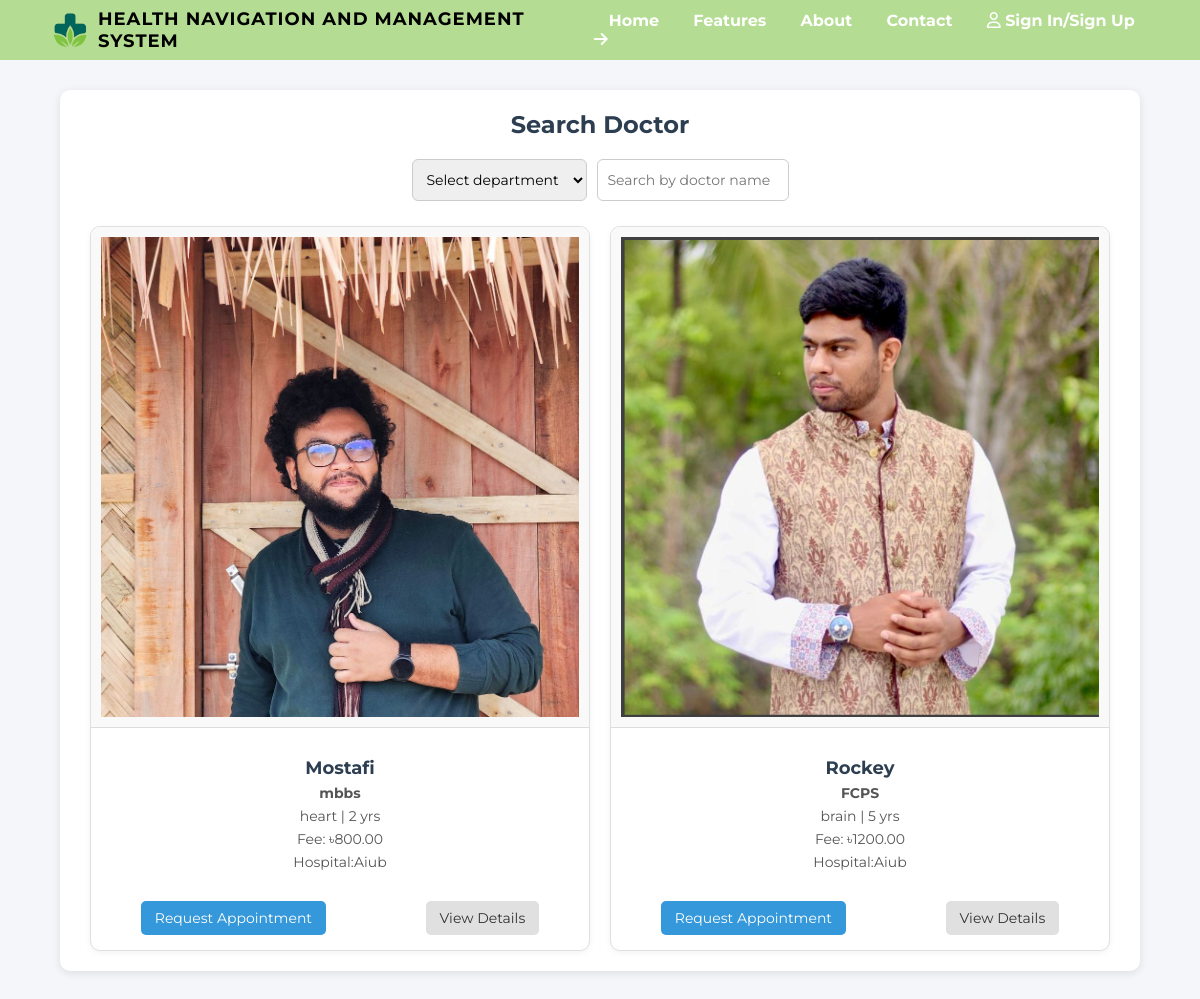
Screenshot of /view/landingPageDoctor.php with the database file from the repository.
### tables this page shows
CREATE TABLE `doctors` (
  `doctor_id` int(11) NOT NULL,
  `hospital_username` varchar(255) DEFAULT NULL,
  `doctor_name` varchar(100) NOT NULL,
  `email` varchar(255) NOT NULL,
  `contact` varchar(255) NOT NULL,
  `specialization` varchar(100) DEFAULT NULL,
  `qualification` varchar(150) DEFAULT NULL,
  `experience_years` int(11) DEFAULT NULL,
  `consultation_fee` decimal(10,2) DEFAULT NULL,
  `start_time` time DEFAULT NULL,
  `end_time` time DEFAULT NULL,
  `schedule_days` varchar(255) NOT NULL,
  `profile_image` varchar(255) NOT NULL,
  `medical_license` varchar(255) NOT NULL,
  `degree_certificate` varchar(255) NOT NULL,
  `username` varchar(255) NOT NULL,
  `password_hash` varchar(255) NOT NULL
);

### controller/DoctorController.php (called while the page is built, shortened)
<?php
include_once "../model/DoctorModel.php";
class DoctorController {
    private $model;
    public function __construct($conn) {
        $this->model = new DoctorModel($conn);
    }
    public function getDoctors() {
        return $this->model->getAllDoctors();
    }
}
?>

### model/DoctorModel.php (called while the page is built, shortened)
<?php
class DoctorModel {
    private $conn;
    public function __construct($conn) {
        $this->conn = $conn;
    }
    public function getAllDoctors() {
        $sql = "SELECT doctor_id, hospital_username, doctor_name, email, contact, specialization,
                       qualification, experience_years, consultation_fee, profile_image
                FROM doctors";
        $result = $this->conn->query($sql);
        return $result->fetch_all(MYSQLI_ASSOC);
    }
}
?>

### view/find_Doctor.php (the view, shortened to what this page needs)
<?php
include "../config/db_connection.php";
include "../controller/DoctorController.php";
$doctorController = new DoctorController($conn);
$doctors = $doctorController->getDoctors();
?>
<!DOCTYPE html>
<html lang="en">
<head>
    <link rel="stylesheet" href="../assets/css/doctor.css">
</head>
<body>
<div id="doctors" class="section">
    <h3>Search Doctor</h3>
    <div class="doctor-search">
        <select id="doctorDepartment">
            <option value="">Select department</option>
        </select>
        <input type="text" id="searchDoctor" placeholder="Search by doctor name" onkeyup="searchDoctorAjax()">
    </div>
    <div class="doctor-list" id="doctorList">
        <?php foreach($doctors as $doctor): ?>
            <div class="doctor-card">
                <img src="../assets/uploads/doctor_documents/<?= $doctor['profile_image'] ?: 'doc1.png' ?>" alt="<?= $doctor['doctor_name'] ?>">
                <div class="doctor-info">
                    <h4><?= $doctor['doctor_name'] ?></h4>
                    <p><strong><?= $doctor['qualification'] ?></strong></p>
                    <p><?= $doctor['specialization'] ?> | <?= $doctor['experience_years'] ?> yrs</p>
                    <p>Fee: ৳<?= $doctor['consultation_fee'] ?></p>
                    <p>Hospital:<?= $doctor['hospital_username']  ?></p>
                </div>
                <div class="button-group">
                    <button class="btn-primary"
                        onclick="bookAppointmentFromDoctor('<?= $doctorNameJS ?>', '<?= $hospitalJS ?>')">
                     Request Appointment
                    </button>
                    <button class="btn-secondary"
                        onclick="viewDoctorDetails(this)"
                        data-name="<?= $doctor['doctor_name'] ?>"
                        data-email="<?= $doctor['email'] ?>"
                        data-contact="<?= $doctor['contact'] ?>"
                        data-specialization="<?= $doctor['specialization'] ?>"
                        data-qualification="<?= $doctor['qualification'] ?>"
                        data-fee="<?= $doctor['consultation_fee'] ?>"
                        data-experience="<?= $doctor['experience_years'] ?>"
                        data-image="<?= $doctor['profile_image'] ?: 'doc1.png' ?>"
                        data-hospital="<?= $doctor['hospital_username']  ?>"
                    >View Details</button>
                </div>
            </div>
        <?php endforeach; ?>
    </div>
</div>
</body>
</html>

### view/landingPageDoctor.php (shortened to what this page needs)
<!DOCTYPE html>
<html lang="en">
<head>
  <link rel="stylesheet" href="../assets/css/landingpage.css">
</head>
<body>
  <?php include "../view/header.php";?>
  <div class="content">
  <?php include "../view/find_Doctor.php";?>
</div>
  <?php include "../view/footer.php";?>
</body>
</html>

### view/header.php (shortened to what this page needs)
<!DOCTYPE html>
<html lang="en">
<head>
     <link rel="stylesheet" href="https://cdnjs.cloudflare.com/ajax/libs/font-awesome/6.6.0/css/all.min.css">
     <link rel="stylesheet" href="../assets/css/global.css">
</head>
<body>
    <header>
    <div class="logo">
      <a href="../view/landingpage.php" style="text-decoration: none; color: inherit; display: inline-flex; align-items: center;">
  <img src="../assets/image/HNMS.png" alt="HNMS Logo" style="height:40px; margin-right:8px;">
  <span>HEALTH NAVIGATION AND MANAGEMENT SYSTEM</span>
</a>
    </div>
    <nav>
      <a href="../view/landingpage.php">Home</a>
      <a href="#">Features</a>
      <a href="#">About</a>
      <a href="#">Contact</a>
      <a href="../view/signin_signup.php"> <i class="fa-regular fa-user"></i> Sign In/Sign Up <i class="fa-solid fa-arrow-right"></i> </a>
    </nav>
  </header>
</body>
</html>

### view/footer.php (shortened to what this page needs)
<!DOCTYPE html>
<html lang="en">
<head>
    <link rel="stylesheet" href="../assets/css/global.css">
</head>
<body>
</body>
</html>

### assets/css/landingpage.css (style rules this page uses)
* { margin: 0; padding: 0; box-sizing: border-box; font-family: 'Montserrat', sans-serif; }
body { background: #f8f9fc; color: #333; }
.section { padding-left: 7%; padding-right: 7%; padding-top: 10px; padding-bottom: 10px; background: #f1f3f6; }

### assets/css/global.css (style rules this page uses)
header { position: sticky; top: 0; width: 100%; height: 60px; padding: 15px 50px; display: flex; justify-content: space-between; align-items: center; z-index: 999; background: linear-gradient(to right, #b4dc92, #b4dc92); backdrop-filter: blur(3px); color: rgb(0, 0, 0); }
header .logo { display: flex; align-items: center; gap: 15px; }
header .logo img { height: 50px; }
header .logo span { font-size: 18px; font-weight: bold; letter-spacing: 1px; font-family: 'Montserrat', sans-serif; }
nav a { color: white; margin: 0 15px; text-decoration: none; font-weight: bold; font-family: 'Montserrat', sans-serif; }

### assets/css/doctor.css (style rules this page uses)
body { font-family: Arial, Helvetica, sans-serif; background-color: #f4f6f9; color: #333; margin: 0; padding: 0; }
.section { width: 90%; max-width: 1100px; margin: 30px auto; background: #fff; border-radius: 10px; padding: 20px 30px; box-shadow: 0 2px 8px rgba(0, 0, 0, 0.1); }
.section h3 { text-align: center; color: #2c3e50; margin-bottom: 20px; font-size: 24px; }
.doctor-search { display: flex; flex-wrap: wrap; justify-content: center; gap: 10px; margin-bottom: 25px; }
.doctor-search select, .doctor-search input { padding: 10px; border: 1px solid #ccc; border-radius: 6px; font-size: 14px; outline: none; transition: border 0.2s; }
.doctor-list { display: grid; grid-template-columns: repeat(auto-fit, minmax(250px, 1fr)); gap: 20px; }
.doctor-card { background-color: #fff; border: 1px solid #e0e0e0; border-radius: 10px; overflow: hidden; text-align: center; box-shadow: 0 2px 6px rgba(0, 0, 0, 0.05); transition: transform 0.2s, box-shadow 0.2s; }
.doctor-card img { width: 100%; height: auto; object-fit: contain; background-color: #f9f9f9; padding: 10px; border-bottom: 1px solid #ddd; }
.doctor-info { padding: 15px; }
.doctor-info h4 { margin: 10px 0 5px; color: #2c3e50; font-size: 18px; }
.doctor-info p { margin: 5px 0; font-size: 14px; color: #555; }
.button-group { display: flex; justify-content: space-around; padding: 10px 0 15px; }
.btn-primary, .btn-secondary { border: none; border-radius: 5px; padding: 8px 14px; font-size: 14px; cursor: pointer; transition: background 0.3s, transform 0.2s; }
.btn-primary { background-color: #3498db; color: white; }
.btn-secondary { background-color: #e0e0e0; color: #333; }

### rows the page displays
doctors: profile_image (placeholder picture), doctor_name "Mostafi", qualification "mbbs", specialization "heart", experience_years "2", consultation_fee "800.00", hospital_username "Aiub"
doctors: profile_image (picture), doctor_name "Rockey", qualification "FCPS", specialization "brain", experience_years "5", consultation_fee "1200.00", hospital_username "Aiub"
